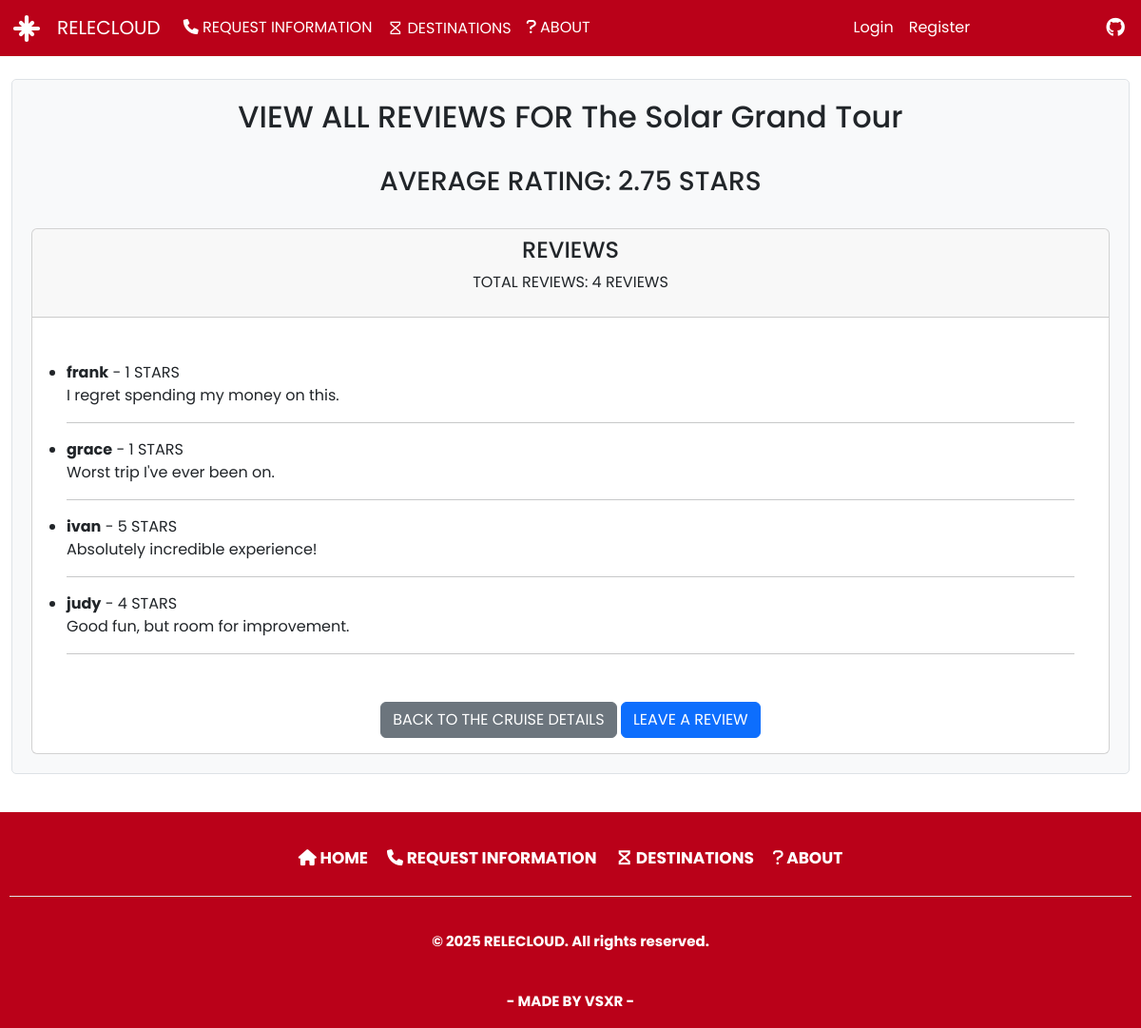
The page /cruise/1/reviews/ on the database its author committed.
### relecloud/models/cruise.py (models this page shows, shortened)
class Cruise(models.Model):
    name = models.CharField(unique=True, null=False, blank=False, max_length=70)
    desc = models.TextField(max_length=2000, null=False, blank=False)
    price = models.DecimalField(max_digits=10, decimal_places=2, null=False, blank=False, default=Decimal('0.00'))
    max_capacity = models.IntegerField(null=False, blank=False, default=0)
    available_seats = models.IntegerField(null=False, blank=False, default=0)
    destinations = models.ManyToManyField(Destination, related_name='cruises')
    reviews: 'RelatedManager[CruiseReview]'  # type: ignore

### relecloud/models/review.py (models this page shows, shortened)
class CruiseReview(models.Model):
    RATING_CHOICES = [(i, str(i)) for i in range(1, 6)]
    cruise = models.ForeignKey(Cruise, on_delete=models.CASCADE, related_name='reviews')
    name = models.CharField(max_length=100, default='Anonymous', null=False, blank=False)
    rating = models.IntegerField(choices=RATING_CHOICES)
    comment = models.TextField()

### relecloud/views/review.py (the view)
# urls.py: path('cruise/<int:pk>/reviews/', cruise_reviews, name='cruise_view_reviews'),
def cruise_reviews(request, pk):
    cruise = get_object_or_404(Cruise, pk=pk)
    reviews = cruise.reviews.all()
    average_rating = reviews.aggregate(Avg('rating'))['rating__avg']
    return render(request, 'cruises/cruise_reviews/cruise_view_reviews.html', {
        'cruise': cruise,
        'reviews': reviews,
        'average_rating': average_rating
    })

### relecloud/templates/cruises/cruise_reviews/cruise_view_reviews.html (shortened to what this page needs)
{% extends 'base.html' %}
{% load static %}
{% block main_contents %}
    <div class="destinationsPresentation">
        <div class="specific-paragraphs">
            <h2>VIEW ALL REVIEWS FOR {{ cruise.name }}</h2>
            <br>
            <div class="average-rating-container">
                <h3>AVERAGE RATING: {{ average_rating|floatformat:2 }} STARS</h3>
            </div>
            <br>
            <div class="card">
                <div class="card-header text-center">
                    <h4>REVIEWS</h4>
                    <p>TOTAL REVIEWS: {{ reviews|length }} REVIEWS</p>
                </div>
                <div class="card-body">
                    {% if reviews %}
                        <ul class="person-review text-left list-group list-group-flush">
                            {% for review in reviews %}
                                <li class="text-left">
                                    <div class="review-item text-left">
                                        <strong>{{ review.name }}</strong> - {{ review.rating }} STARS
                                        <br>
                                        {{ review.comment }}
                                    </div>
                                </li>
                                <hr>
                            {% endfor %}
                        </ul>
                    {% else %}
                        <p class="text-left">OH... THERE ARE NO CRUISE REVIEWS AVAILABLE!</p>
                    {% endif %}
                    <br>
                    <div class="text-center">
                        <a href="{% url 'cruise_details' cruise.pk %}" class="btn btn-secondary">BACK TO THE CRUISE DETAILS</a>
                        <a href="{% url 'cruise_create_reviews' cruise.pk %}" class="btn btn-primary">LEAVE A REVIEW</a>
                    </div>
                </div>
            </div>
        </div>
    </div>
{% endblock main_contents %}

### relecloud/static/res/css/styles.css (style rules this page uses)
* { margin: 0; padding: 0; box-sizing: border-box; font-family: "Poppins", sans-serif; }
html { overflow-x: hidden; }
h2 { margin: 15px; text-align: center; font-size: 1.8em; font-weight: bold, 500; }
h3 { margin-top: 30px; margin-bottom: auto; text-align: center; font-size: 1.5em; }
h4 { text-align: center; font-size: 1.2em; }
.specific-paragraphs { text-align: justify; flex: 1; background-color: #f8f9fa; padding: 20px; border: 1px solid #dee2e6; border-radius: 5px; margin-bottom: 30px; }
.list-group { margin: 20px; padding-top: 10px; padding-bottom: 10px; }
body { display: flex; flex-direction: column; min-height: 500px; overflow-x: hidden; }

### rows shown on the page
Cruise: name "The Solar Grand Tour"
CruiseReview: name "frank", rating "1", comment "I regret spending my money on this."
CruiseReview: name "grace", rating "1", comment "Worst trip I've ever been on."
CruiseReview: name "ivan", rating "5", comment "Absolutely incredible experience!"
CruiseReview: name "judy", rating "4", comment "Good fun, but room for improvement."

### other values the page prints
{{ average_rating|floatformat:2 }} "2.75"
{{ reviews|length }} "4"
